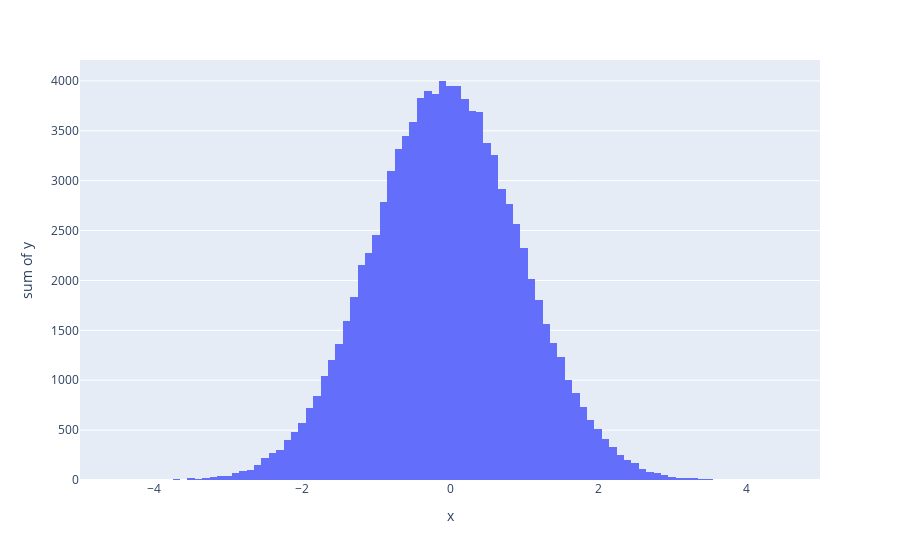

Source (notebook cell):
### Code cell
PlotHistogram(er.histograms[1])

### Figure 1 — Plotly figure (JSON) as saved in the notebook; plotly's stock layout.template omitted (floating-point values rounded to 4 significant figures)
{"data": [{"alignmentgroup": "True", "bingroup": "x", "histfunc": "sum", "hovertemplate": "x=%{x}<br>sum of y=%{y}<extra></extra>", "legendgroup": "", "marker": {"color": "#636efa", "pattern": {"shape": ""}}, "name": "", "nbinsx": 100, "offsetgroup": "", "orientation": "v", "showlegend": false, "type": "histogram", "x": [-5, -4.9, -4.8, -4.7, -4.6, -4.5, -4.4, -4.3, -4.2, -4.1, -4, -3.9, -3.8, -3.7, -3.6, -3.5, -3.4, -3.3, -3.2, -3.1, -3, -2.9, -2.8, -2.7, -2.6, -2.5, -2.4, -2.3, -2.2, -2.1, -2, -1.9, -1.8, -1.7, -1.6, -1.5, -1.4, -1.3, -1.2, -1.1, -1, -0.9, -0.8, -0.7, -0.6, -0.5, -0.4, -0.3, -0.2, -0.1, 0, 0.1, 0.2, 0.3, 0.4, 0.5, 0.6, 0.7, 0.8, 0.9, 1, 1.1, 1.2, 1.3, 1.4, 1.5, 1.6, 1.7, 1.8, 1.9, 2, 2.1, 2.2, 2.3, 2.4, 2.5, 2.6, 2.7, 2.8, 2.9, 3, 3.1, 3.2, 3.3, 3.4, 3.5, 3.6, 3.7, 3.8, 3.9, 4, 4.1, 4.2, 4.3, 4.4, 4.5, 4.6, 4.7, 4.8, 4.9], "xaxis": "x", "y": [0, 0, 0, 0, 0, 1, 1, 0, 1, 2, 1, 2, 2, 6, 4, 19, 15, 21, 27, 39, 45, 72, 88, 100, 155, 218, 269, 303, 396, 477, 574, 726, 839, 1046, 1199, 1365, 1596, 1834, 2152, 2273, 2459, 2789, 3102, 3318, 3448, 3591, 3832, 3896, 3865, 3999, 3944, 3948, 3817, 3695, 3689, 3380, 3255, 2919, 2764, 2569, 2327, 2014, 1805, 1567, 1376, 1236, 1005, 874, 732, 605, 511, 414, 328, 248, 203, 167, 115, 84, 68, 55, 28, 22, 20, 17, 13, 9, 4, 3, 0, 2, 1, 0, 0, 0, 0, 0, 0, 0, 0, 0], "yaxis": "y"}], "layout": {"barmode": "relative", "legend": {"tracegroupgap": 0}, "margin": {"t": 60}, "xaxis": {"anchor": "y", "domain": [0, 1], "range": [-5, 5], "title": {"text": "x"}}, "yaxis": {"anchor": "x", "domain": [0, 1], "title": {"text": "sum of y"}}}}
